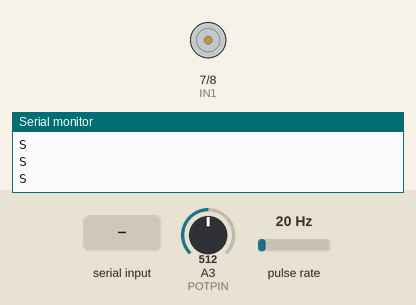
A sketch run on a simulated Arduino Uno, built with avr-gcc and run on an emulated ATmega328P. Parts: motor-driver pin pairs drawn as motors (green arrow = first pin HIGH = forward, orange = second pin HIGH = backward, longer = more drive, scaled by the enable pin), the last lines printed to the serial monitor. Wiring (inferred from the names in the program): pulse sensor: data pin 3. Inputs (shaded band) come from the test bench; at power-on: A3 (POTPIN) = 512, pulse rate 20 Hz.

Above: at 0.8 s.
0.9 s: "4\n" received over Serial
At 1.5 s:
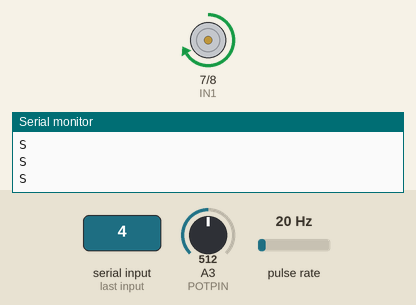
2.4 s: A3 (POTPIN) set to 991
3.9 s: A3 (POTPIN) set to 1016
At 4.7 s:
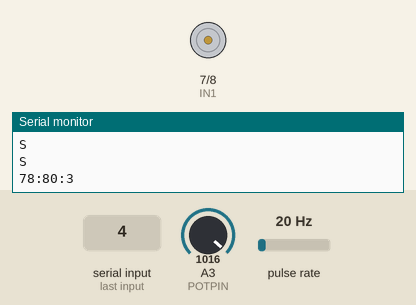
6.4 s: "3\n" received over Serial
At 6.9 s:
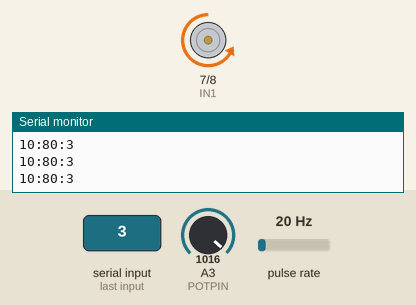
7.9 s: A3 (POTPIN) set to 670
9.4 s: A3 (POTPIN) set to 644
At 10.1 s:
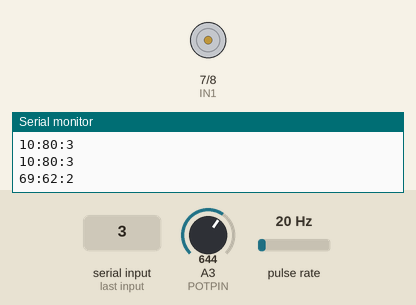
Timing chart, 0 to 11.9 s (numbered marks = the images above; inputs shaded):
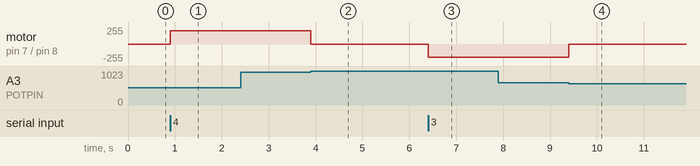

Measured:
- the behaviour switches between 1002 and 1003 on A3 (POTPIN) (found by bisection; images 1 and 2)
- the behaviour switches between 655 and 654 on A3 (POTPIN) (found by bisection; images 3 and 4)
- after the input at 0.9 s, motor on pin 7 (IN1) / pin 8 (IN2): stopped → forward 200/255 at once
- after the input at 2.4 s, every drawn part: stays the same
- after the input at 3.9 s, motor on pin 7 (IN1) / pin 8 (IN2): forward 200/255 → stopped at once
- after the input at 6.4 s, motor on pin 7 (IN1) / pin 8 (IN2): stopped → backward 200/255 at once
- after the input at 7.9 s, every drawn part: stays the same
- after the input at 9.4 s, motor on pin 7 (IN1) / pin 8 (IN2): backward 200/255 → stopped at once

The sketch:

Data_Stream_TEST.ino
```cpp
/*************************************************/
/*
   Test code for Flow sensor reading
*/
/*************************************************/
// System Flags
bool waitFlag = true;
bool streamFlag = false;
unsigned int menuChoice = 0;
/*************************************************/
// Motor pins definitions
const int IN1 = 7;
const int IN2 = 8;
const int ENA = 6;

// Potentiometer definitions
const int POTPIN = A3;
const int POTMAX = 78;
const int POTMIN = 64;

int potReading = 0 ;

// Potentiometer Mapping and Filterning
int potMapped = 0;
float potFiltered = 0;
float prevGain = 0.95;
float currentGain = 1 - prevGain;
float bias = 0;

//____________________
const int OPENING = 2;
const int CLOSING = 3;
const int STOPPED = 4;
int valveStatus = STOPPED;

//____________________
const int OPENED = 2;
const int CLOSED = 3;
const int ACTIVE = 4;
int valvePosition = ACTIVE;
/*************************************************/
/*-----------------------------------*/
void setup() {
  // put your setup code here, to run once:
  valve_init();
  flowSensor_init();
  Serial.begin(115200);

  establishContact();
  //Serial.println("*******: ARDUINO ONLINE");
}
/*-----------------------------------*/
void loop() {
  if (waitFlag) {
    //print_welcome();
    waitFlag = false;
  }
  get_user_input();
  process_user_input();

  //if (streamFlag) {
  read_flowRate();
  pot_processing();
  serial_transmit_packet();
  // }
  // Serial.flush();
}
/*-----------------------------------*/
```

Functions_FlowSensor.ino
```cpp
const int FLOWSENSORPIN = 3;
unsigned int pulses;
unsigned long Currenttime;
unsigned long Looptime;
int litre_hr;
float setflowrate;

void flowSensor_init() {
  pinMode(FLOWSENSORPIN, INPUT_PULLUP);
  attachInterrupt(digitalPinToInterrupt(FLOWSENSORPIN), pulsecounter, RISING);
  // I want that whenever a pulse is felt pulsecounter adds 1
  Currenttime = millis();
  Looptime = Currenttime;
}


/*------------------------------------*/
// we are reading frequency and f=11*Q
//(where Q is flow rate
//, so Q=f/11, then multiply 60 to change to litres per hr)

void read_flowRate() {
  Currenttime = millis();
  if (Currenttime >= (Looptime + 500)) {
    Looptime = Currenttime;
    litre_hr = pulses; //* (60 / 11);
    pulses = 0;
  }
  Currenttime = millis();
  delay(5);
}

/*------------------------------------*/
void pulsecounter() {
  pulses++;
}
/*------------------------------------*/
```

Functions_Messages.ino
```cpp
void print_welcome() {
  Serial.println("Arduino in MANUAL MODE");
  Serial.println("Input : [1] Stream Flowrate Values");
  Serial.println("Input : [2] Stop Flowrate Values");
}
```

Functions_Serial.ino
```cpp
void establishContact() {
  while (Serial.available() <= 0) {
    Serial.println("S");   // send a capital S
    delay(300);
  }
}

String create_package() {
  return (String(litre_hr)+':'+String(int(potFiltered))+':'+String(valvePosition));
}

void serial_transmit_packet() {
  Serial.println(create_package());
}
```

Functions_User.ino
```cpp
/*-----------------------------------*/
void get_user_input() {
  if (Serial.available() > 0) {
    menuChoice = Serial.parseInt();
    if (menuChoice == 0) {
      waitFlag = false ;
    } else {
      waitFlag = true;
    }
  }
}
/*-----------------------------------*/
void process_user_input() {
  if (menuChoice != 0) {
    //Serial.println(menuChoice);
    switch (menuChoice) {
      case 1:
        // Stream Flowrate readings
        streamFlag = true;
        break;

      case 2:
        // Stop Stream Flowrate readings
        streamFlag = false;
        break;

      case 3:
        // Stream Flowrate readings
        while (potFiltered >= POTMIN) {

          open_valve();

          pot_processing();
        }
        stop_valve();
        valvePosition = OPENED;
        break;

      case 4:
        // Stop Stream Flowrate readings
        while (potFiltered <= POTMAX) {
          close_valve();
          pot_processing();
        }
        stop_valve();
        valvePosition = CLOSED;
        break;

      default:
        streamFlag = streamFlag;
        Serial.println("S");

    }
  }
}
/*-----------------------------------*/
```

Functions_Valve.ino
```cpp
void valve_init() {
  pinMode(IN1, OUTPUT);
  pinMode(IN2, OUTPUT);
  pinMode(ENA, OUTPUT);

}

/*-----------------------------------*/
void read_pot() {
  potReading = analogRead(POTPIN);
}
/*-----------------------------------*/
void pot_processing() {
  potReading = analogRead(POTPIN);
  potMapped = map(potReading, 0, 1023, 0, 100);
  potFiltered = int(floor(potFiltered) * prevGain + potMapped * currentGain);
  potFiltered += bias;
}
/*------------------------------------*/

void open_valve() {
  valveStatus = OPENING;
  analogWrite(ENA, 200);
  digitalWrite(IN1, LOW);
  digitalWrite(IN2, HIGH);
}

/*------------------------------------*/
void close_valve() {
  valveStatus = CLOSING;
  analogWrite(ENA, 200);
  digitalWrite(IN1, HIGH);
  digitalWrite(IN2, LOW);
}

/*------------------------------------*/
void stop_valve() {
  valveStatus = STOPPED;
  analogWrite(ENA, 0);
  digitalWrite(IN1, LOW);
  digitalWrite(IN2, LOW);
}
/*------------------------------------*/
```
